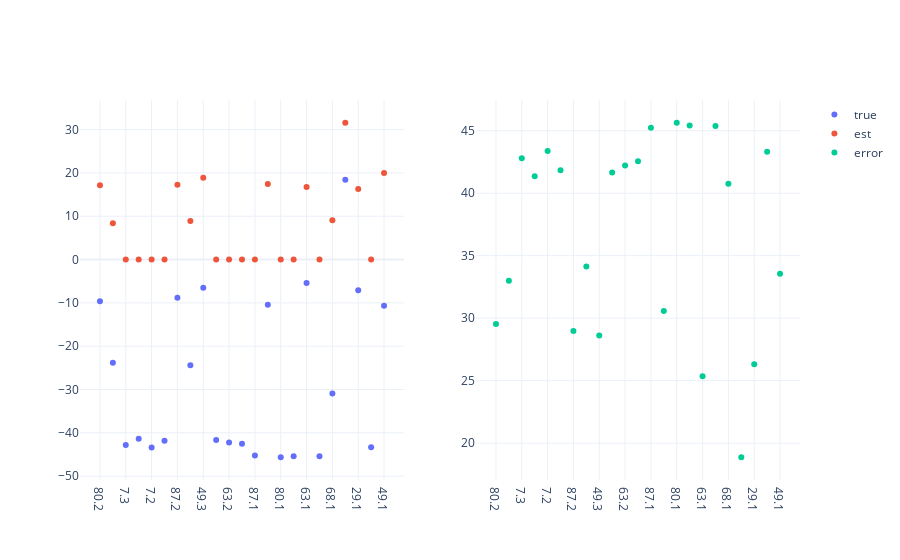

Notebook source saved alongside this figure:
### Code cell
inj = topology.injections.power_real
pvs = []
for id, eq, power in zip(inj.ids, inj.equipment_ids, inj.values):
    type, _ = eq.split('.')
    if type == "PVSystem":
        pvs.append(id)

# filter missing nodes
common_columns = set(est_powers.columns).intersection(pvs)
missing_nodes = set(common_columns).symmetric_difference(pvs)
print("Missing PVs: ", sorted(missing_nodes))
true = true_powers.filter(common_columns)
est = est_powers.filter(common_columns)

true = true.loc[ts]
est = est.loc[ts]
error = (true - est)

fig = make_subplots(rows=1,cols=2)
fig.add_trace(
    go.Scatter(name='true', x=true.index, y=true.values.real,mode='markers'), 
    row=1,col=1)
fig.add_trace(
    go.Scatter(name='est',x=est.index, y=est.values.real,mode='markers'),
    row=1,col=1)
fig.add_trace(
    go.Scatter(name='error',x=error.index, y=error.abs(),mode='markers'), 
    row=1,col=2)
fig.update_layout(template="plotly_white")
fig.show()

### Figure 1 — Plotly figure (JSON) as saved in the notebook; plotly's stock layout.template omitted (floating-point values rounded to 4 significant figures)
{"data": [{"mode": "markers", "name": "true", "type": "scatter", "x": ["80.2", "55.1", "7.3", "63.3", "7.2", "29.3", "87.2", "7.1", "49.3", "55.3", "63.2", "55.2", "87.1", "113.1", "80.1", "80.3", "63.1", "87.3", "68.1", "49.2", "29.1", "29.2", "49.1"], "xaxis": "x", "y": [-9.619, -23.82, -42.8, -41.36, -43.37, -41.83, -8.839, -24.38, -6.502, -41.66, -42.21, -42.55, -45.23, -10.46, -45.64, -45.42, -5.435, -45.38, -30.93, 18.42, -7.073, -43.31, -10.68], "yaxis": "y"}, {"mode": "markers", "name": "est", "type": "scatter", "x": ["80.2", "55.1", "7.3", "63.3", "7.2", "29.3", "87.2", "7.1", "49.3", "55.3", "63.2", "55.2", "87.1", "113.1", "80.1", "80.3", "63.1", "87.3", "68.1", "49.2", "29.1", "29.2", "49.1"], "xaxis": "x", "y": [17.15, 8.383, 0.008038, 0.001321, 0.007087, 0.0004067, 17.29, 8.9, 18.88, 0.0003837, 0.001, 0.0002168, 0.001537, 17.42, 0.001414, 0.001054, 16.75, 0.0008124, 9.08, 31.58, 16.31, 7.579e-05, 19.99], "yaxis": "y"}, {"mode": "markers", "name": "error", "type": "scatter", "x": ["80.2", "55.1", "7.3", "63.3", "7.2", "29.3", "87.2", "7.1", "49.3", "55.3", "63.2", "55.2", "87.1", "113.1", "80.1", "80.3", "63.1", "87.3", "68.1", "49.2", "29.1", "29.2", "49.1"], "xaxis": "x2", "y": [29.52, 33.0, 42.8, 41.36, 43.37, 41.83, 28.97, 34.14, 28.61, 41.66, 42.21, 42.55, 45.23, 30.58, 45.64, 45.42, 25.35, 45.38, 40.75, 18.87, 26.3, 43.31, 33.56], "yaxis": "y2"}], "layout": {"autosize": true, "xaxis": {"anchor": "y", "autorange": true, "domain": [0, 0.45], "range": [-1.474, 23.47], "type": "category"}, "xaxis2": {"anchor": "y2", "autorange": true, "domain": [0.55, 1], "range": [-1.474, 23.47], "type": "category"}, "yaxis": {"anchor": "x", "autorange": true, "domain": [0, 1], "range": [-52.01, 37.96], "type": "linear"}, "yaxis2": {"anchor": "x2", "autorange": true, "domain": [0, 1], "range": [16.66, 47.85], "type": "linear"}}}
